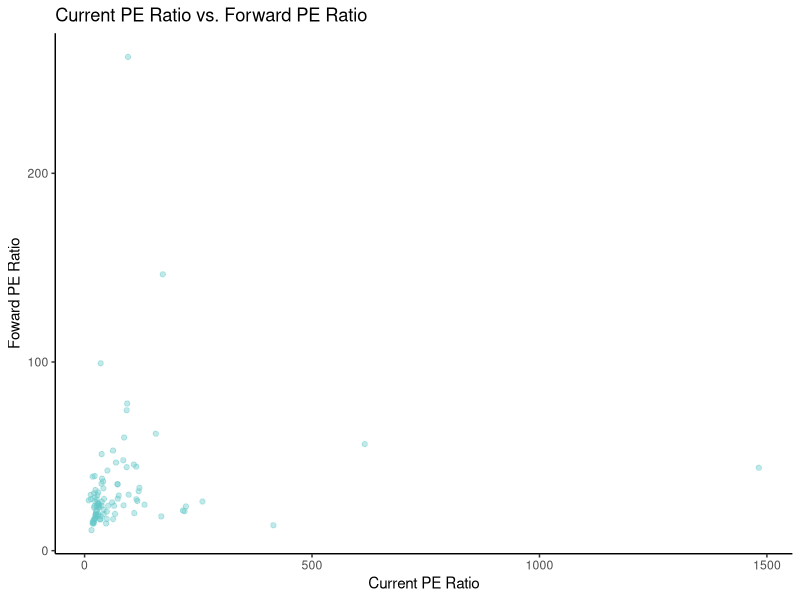
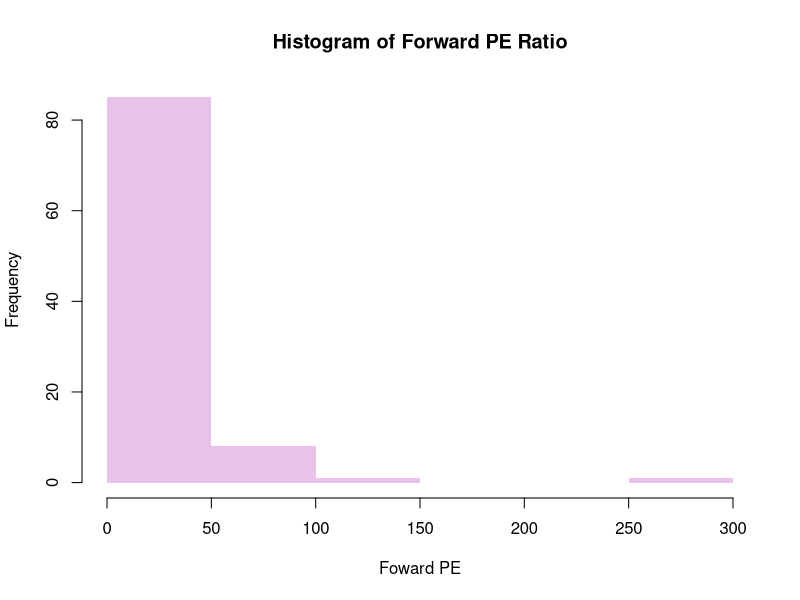
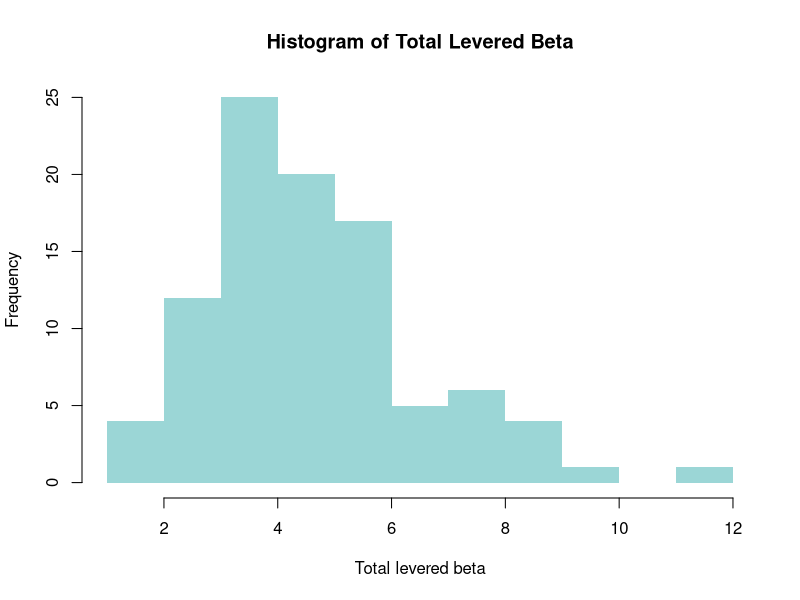
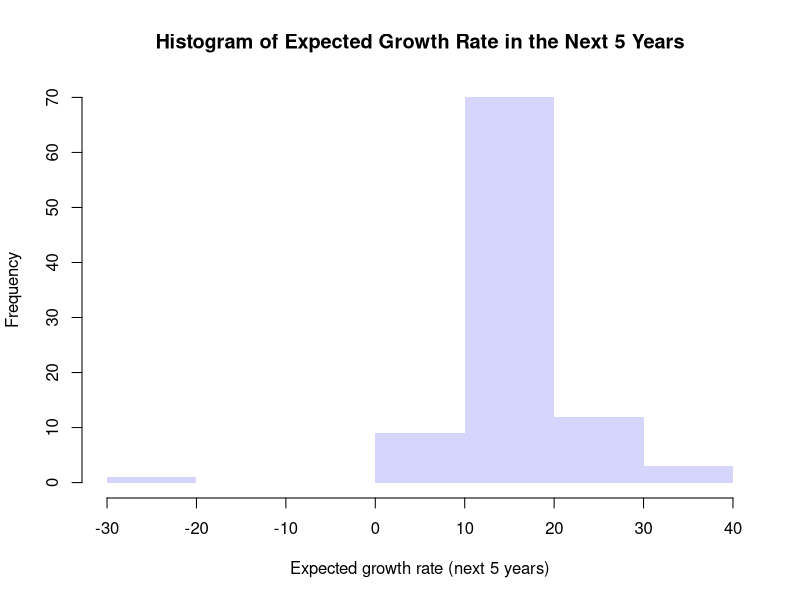
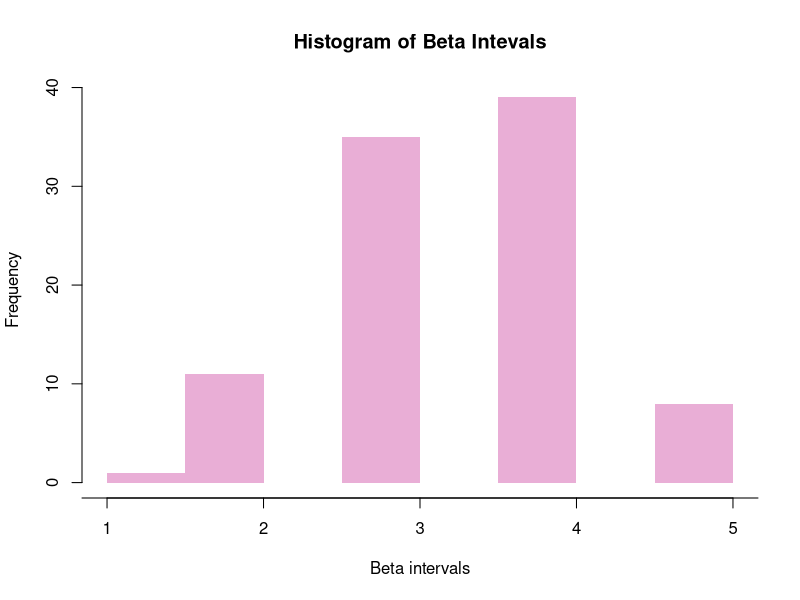
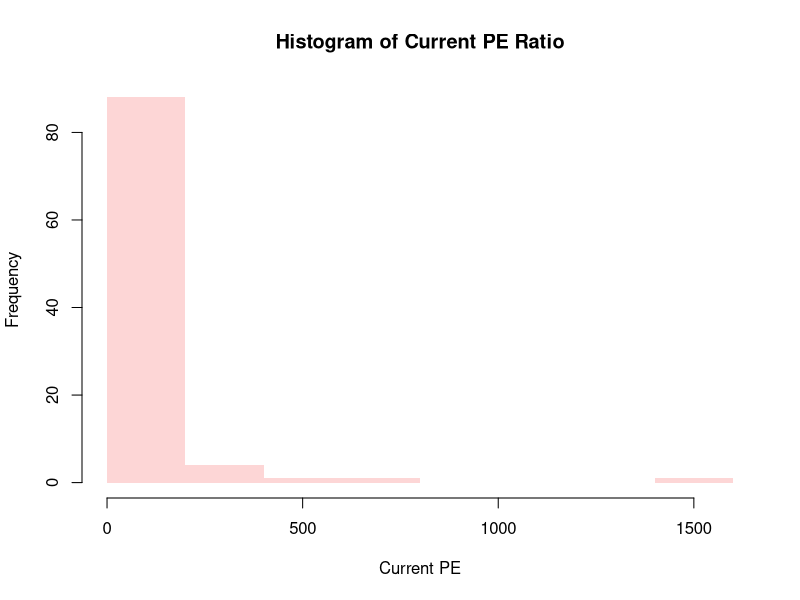
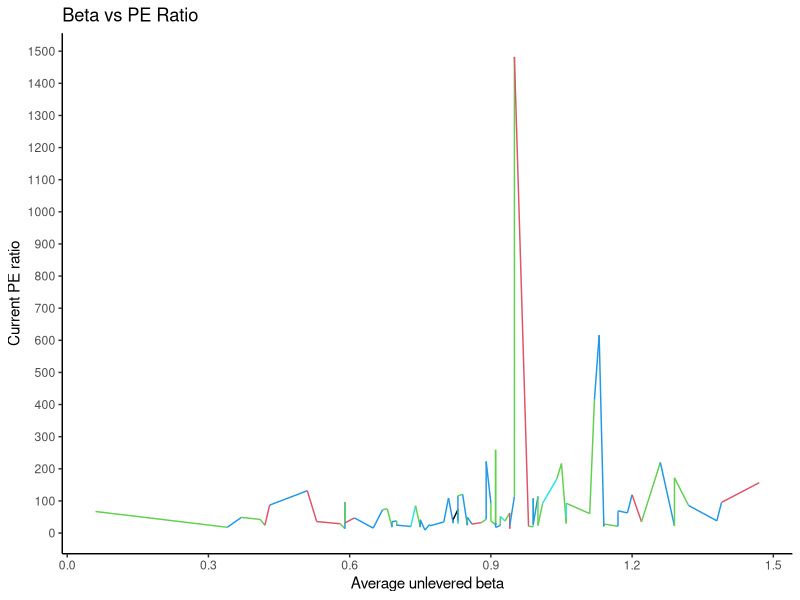
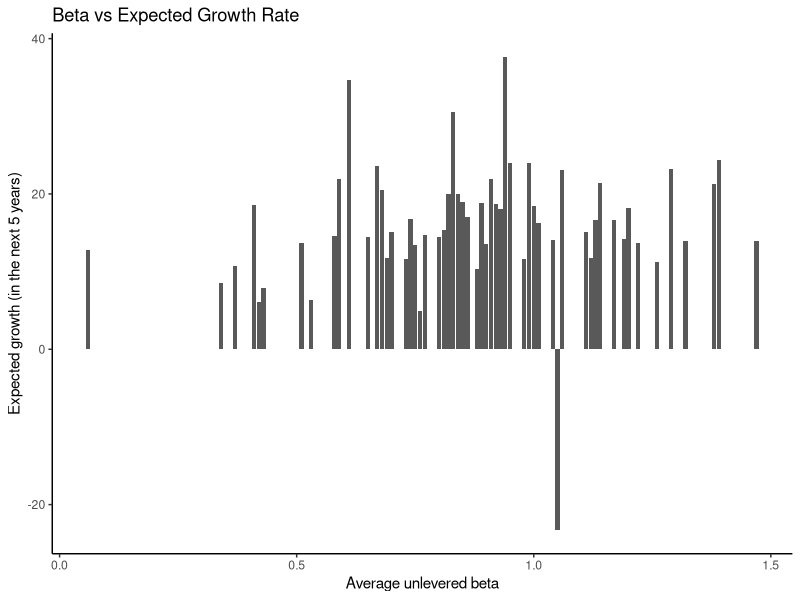

Source code (R) for these figures, in order:
# author: Christian Alarcio, Ellen Chan, Anais Sidhu, Ruomeng (Michelle) Yang
# title: Methods & Analysis of Data

# Set working directory
setwd("~/Documents/UC\ Berkeley\ 2015-2016/Statistics\ 133/projects/final/")

# Set up ggplot2
library(ggplot2)
dev.off()

# Set up readr
library(readr)

# Set up scatterplot3d
library(scatterplot3d)

# Set up stringr
library(stringr)

# Read data files
clean_data <- read.csv("clean_data/clean_data.csv", header = TRUE,
                       stringsAsFactors = FALSE)
industries_only <- read.csv("clean_data/industries_only.csv", header = TRUE,
                            stringsAsFactors = FALSE)

# Scatter plot of Current PE to Forward PE
ggplot(clean_data, aes(x = Current.PE, y = Forward.PE)) +
    geom_point(color = rgb(100, 200, 200, 100, maxColorValue = 255)) + 
    ggtitle("Current PE Ratio vs. Forward PE Ratio") +
    xlab("Current PE Ratio") + ylab("Foward PE Ratio") + theme_classic()

# Histogram of Forward PE, Total Levered Beta, and Expected Growth in the
# Next 5 Years
hist(clean_data$Forward.PE, border = NA,
     main = "Histogram of Forward PE Ratio", xlab = "Foward PE",
     ylab = "Frequency", col = rgb(200, 100, 200, 100, maxColorValue = 255))
hist(clean_data$Total.Levered.Beta, border = NA, xlab = "Total levered beta",
     ylab = "Frequency", col = rgb(0, 150, 150, 100, maxColorValue = 255),
     main = "Histogram of Total Levered Beta")
hist(clean_data$Expected.Growth.Next.5.Years, border = NA,
     xlab = "Expected growth rate (next 5 years)", ylab = "Frequency",
     col = rgb(150, 150, 250, 100, maxColorValue = 255),
     main = "Histogram of Expected Growth Rate in the Next 5 Years")

# Analyze which industries are in the highest and lowest beta interval
beta_intervals <- seq(from = 0, to = 1.5, by = 0.3)
interval_fun <- function(beta) {
    for (i in 1:5) {
        if (beta_intervals[i] < beta & beta < beta_intervals[i + 1]) {
            return (i)
        }
    }
}
beta_interval <- unlist(lapply(clean_data$Average.Unlevered.Beta,
                               FUN = interval_fun))
as.vector(clean_data$Industry[unlist(beta_interval) == 5])
as.vector(clean_data$Industry[unlist(beta_interval) == 1])

# Make a histogram of the beta intervals created above
dfbeta_interval <- data.frame(table(unlist(beta_interval)))
names(dfbeta_interval) <- c("Interval", "Frequency")
hist(beta_interval, border = NA, main = "Histogram of Beta Intevals",
     xlab = "Beta intervals", ylab = "Frequency",
     col = rgb(200, 50, 150, 100, maxColorValue = 255))

# Histogram of PE Ratio and bar plot of Beta versus PE Ratio by given beta
# intervals
axis(side = 1, at = seq(0,1500,by = 300))
hist(clean_data$Current.PE, border = NA,
     main = "Histogram of Current PE Ratio", xlab = "Current PE",
     ylab = "Frequency", col = rgb(250, 150, 150, 100, maxColorValue = 255))
dat1 <- data.frame(PE = industries_only$Current.PE,
                   beta = industries_only$Average.Unlevered.Beta)
ggplot(dat1, aes(x = beta, y = PE)) + xlab("Average unlevered beta") +
    geom_line(stat = "identity", color = beta_interval) + 
    ggtitle("Beta vs PE Ratio") + theme_classic() + 
    scale_x_continuous(breaks = beta_intervals) + ylab("Current PE ratio") +
    scale_y_continuous(breaks = seq(from = 0, to = 1500, by = 100)) 
summary(industries_only$Current.PE)

# Bar plot of Beta versus Expected Growth Rate in the Next 5 Years
dat2 <- data.frame(beta = clean_data$Average.Unlevered.Beta,
                   growth = clean_data$Expected.Growth.Next.5.Years)
ggplot(dat2, aes(x = beta, y = growth)) + xlab("Average unlevered beta") +
    geom_bar(position = "identity", stat = "identity") +
    ggtitle("Beta vs Expected Growth Rate") + theme_classic() +
    ylab("Expected growth (in the next 5 years)")

# Graph the scatterplot of unlevered beta's impact on expected growth
# when accounting for their regression
reg1 <- lm(Expected.Growth.Next.5.Years ~ Average.Unlevered.Beta,
           data = clean_data)
summary(reg1)
ggplot(clean_data, aes(x = Average.Unlevered.Beta,
                       y = Expected.Growth.Next.5.Years)) +
    geom_point() + xlab("Average Unlevered Beta") +
    ylab("Expected Growth (%)") + theme_classic() +
    geom_abline(aes(slope = unname(coef(reg1)["Average.Unlevered.Beta"]),
                    intercept = unname(coef(reg1)["(Intercept)"])),
                color = rgb(223, 84, 84, maxColorValue = 255)) +
    ggtitle("Average Unlevered Beta's Impact on Expected Growth")

# Make a scatter plot and regression of beta to growth accounting
# for outliers
sorted_beta <- sort(clean_data$Average.Unlevered.Beta,
                    index.return = TRUE)[[2]]
sort_beta <- sort(clean_data$Average.Unlevered.Beta)
sorted_growth1 <- clean_data$Expected.Growth.Next.5.Years[sorted_beta]
sorted_beta_growth <- data.frame(beta = sort_beta, growth = sorted_growth1)
dat3 <- subset(sorted_beta_growth, sorted_growth1 > 0)
plot(dat3$growth, dat3$beta,
     col = rgb(100, 100, 100, 150, maxColorValue = 255), pch = 16,
     bg = rgb(200, 200, 200, maxColorValue = 255), main = "Beta vs Growth",
     xlab = "Expected growth (%)", ylab = "Average unlevered beta")
fit_growth_beta <- lm(beta ~ growth, data = dat3)
abline(fit_growth_beta, col = rgb(100, 100, 100, maxColorValue = 255))
summary(fit_growth_beta)

# Density curve of Current PE and of Expected Growth in the Next 5 Years
plot(density(clean_data$Current.PE), main = "Density Plot of Current PE",
     xlab = "Current PE", ylab = "Density",
     col = rgb(50, 200, 200, maxColorValue = 255))
polygon(density(clean_data$Current.PE), border = NA,
        col = rgb(50, 200, 200, maxColorValue = 255))
plot(density(clean_data$Expected.Growth.Next.5.Years),
     main = "Density Plot of Expected Growth in the Next 5 Years",
     xlab = "Expected growth (%)", ylab = "Density", border = NA,
     col = rgb(200, 50, 50, maxColorValue = 255))
polygon(density(clean_data$Expected.Growth.Next.5.Years),
        border = NA, col = rgb(200, 50, 50, maxColorValue = 255))

# Scatter plot of Current PE to Expected Growth in the Next 5 Years
plot(clean_data$Current.PE, clean_data$Expected.Growth.Next.5.Years,
     col = rgb(50, 200, 200, 100, maxColorValue = 255), pch = 16,
     bg = rgb(200, 200, 200, maxColorValue = 255), xlab = "Current PE",
     ylab = "Expected growth (%)", main = "Current PE vs Expected Growth")

# Make a linear regression of Current PE to Expected Growth in the Next 5 Years
fit1 <- lm(Expected.Growth.Next.5.Years ~ Current.PE, data = clean_data)
abline(fit1, col = rgb(50, 200, 200, maxColorValue = 255))
summary(fit1)

# Remove outliers and find the linear regression of Current PE to Expected
# Growth in the Next 5 Years
sorted_pe <- sort(clean_data$Current.PE, decreasing = TRUE,
                  index.return = TRUE)[[2]]
sort_pe <- sort(clean_data$Current.PE, decreasing = TRUE)
sorted_growth2 <- clean_data$Expected.Growth.Next.5.Years[sorted_pe]
sorted_pe_growth <- data.frame(pe = sort_pe, growth = sorted_growth2)
dat4 <- subset(sorted_pe_growth, sort_pe < 300)
plot(dat4$pe, dat4$growth, main = "Current PE Ratio vs. Expected Growth",
     xlab = "Current PE ratio", ylab = "Expected growth (next 5 years)",
     col = rgb(200, 50, 200, 100, maxColorValue = 255), pch = 16)
fit2 <- lm(growth ~ pe, data = dat4)
abline(fit2, col = rgb(200, 50, 200, maxColorValue = 255))
summary(fit2)

# Account for beta when sorting PE ratios and growth by taking the PE ratios
# and growths of industries with lower beta
beta_pe <- clean_data$Current.PE[sorted_beta]
beta_growth <- clean_data$Expected.Growth.Next.5.Years[sorted_beta]
end <- length(beta_pe)
cutoff <- round(end/2)
beta1 <- data.frame(pe = beta_pe[1:cutoff], growth = beta_growth[1:cutoff])
plot(beta1$pe, beta1$growth,
     main = paste("Current PE Ratio vs. Expected Growth",
                  "For Industries with Lower Beta"),
     xlab = "Current PE ratio", ylab = "Expected growth (next 5 years)",
     col = rgb(50, 50, 200, 100, maxColorValue = 255), pch = 16)
fit3 <- lm(growth ~ pe, data = beta1)
abline(fit3, col = rgb(50, 50, 200, maxColorValue = 255))
summary(fit3)

# Industries with lower beta
print("Industries with lower beta:")
print(clean_data$Industry[sorted_beta][1:cutoff])

# Account for beta when sorting PE ratios and growth by taking the PE ratios
# and growths of industries with higher beta
beta2 <- data.frame(pe = beta_pe[(cutoff+1):end],
                    growth = beta_growth[(cutoff+1):end])
plot(beta2$pe, beta2$growth,
     main = paste("Current PE Ratio vs. Expected Growth",
                  "For Industries with Higher Beta"),
     xlab = "Current PE ratio", ylab = "Expected growth (next 5 years)",
     col = rgb(200, 50, 50, 100, maxColorValue = 255), pch = 16)
fit4 <- lm(growth ~ pe, data = beta2)
abline(fit4, col = rgb(200, 50, 50, maxColorValue = 255))
summary(fit4)

# Industries with higher beta
print("Industries with higher beta:")
print(clean_data$Industry[sorted_beta][(cutoff+1):end])

# Graph Current PE to Expected Growth in the Next 5 Years
ggplot(data = clean_data, aes(x = Current.PE,
                              y = Expected.Growth.Next.5.Years)) +
    geom_line(color = "#548edf") + xlab("Current PE") +
    ylab("Expected Growth in the Next 5 Years") +
    ggtitle("Plot of Current PE to Expected Growth") + theme_classic()

# Make a bar plot of Current PE to Expected Growth for industries with
# pe, p, fulfilling p < 300
ggplot(dat4, aes(x = pe, y = growth)) + geom_line(color = "#ebcefb") +
    geom_bar(position = "identity", stat = "identity", color = "#000000") +
    ggtitle("Beta vs Expected Growth Rate") + xlab("Current PE ratio") +
    ylab("Expected growth (%)") + theme_classic()

# Make a bar plot of Current PE to Expected Growth for industries with
# pe, p, fulfilling 100 <= p < 200
dat5 <- subset(sorted_pe_growth, pe >= 100 & pe < 300)
ggplot(dat5, aes(x = pe, y = growth)) + geom_line(color = "#ebcefb") +
    geom_bar(position = "identity", stat = "identity", color = "#000000") +
    ggtitle("Beta vs Expected Growth Rate") + xlab("Current PE ratio") +
    ylab("Expected growth (%)") + theme_classic()

# Make a bar plot of Current PE to Expected Growth for industries with
# pe, p, fulfilling p < 100
dat6 <- subset(sorted_pe_growth, pe < 100)
ggplot(dat6, aes(x = pe, y = growth)) + geom_line(color = "#ebcefb") +
    geom_bar(position = "identity", stat = "identity",
             color = "#000000") +
    ggtitle("Beta vs Expected Growth Rate") + xlab("Current PE ratio") +
    ylab("Expected growth (%)") + theme_classic()

# Make bubble plots of Current PE and Expected Growth in the
# Next 5 Years for different industries
symbols(industries_only$Current.PE,
        industries_only$Expected.Growth.Next.5.Years,
        circles = industries_only$Number.of.Firms,
        inches = 0.35, fg="white", bg="#facccc8d",
        xlab="Current PE", ylab="Expected Growth in 5 Years",
        main = "Current PE vs Expected Growth in the Next 5 Years")
text(industries_only$Current.PE, industries_only$Expected.Growth.Next.5.Years, 
     labels = industries_only$Number.of.Firms, cex = 0.2)

# Make bubble plots of Current PE and Expected Growth in the
# Next 5 Years for different industries accounting for outliers
industry_pe <- unlist(sort(industries_only$Current.PE, decreasing = TRUE))
industry_indices <- unlist(sort(industries_only$Current.PE, decreasing = TRUE,
                                index.return = TRUE)[[2]])
industry_growth <- industries_only$
    Expected.Growth.Next.5.Years[industry_indices]
industry_num_firms <- industries_only$Number.of.Firms[industry_indices]
industry_pe_growth <- data.frame(pe = industry_pe, growth = industry_growth,
                                 num_firms = industry_num_firms)
dat7 <- subset(industry_pe_growth, industry_pe < 150)
symbols(dat7$pe, dat7$growth, circles = dat7$num_firms,
        inches=0.35, fg="white", bg="#facccc8d",
        xlab="Current PE", ylab="Expected Growth in 5 Years",
        main = paste("Current PE Less Than 150 vs",
                     "Expected Growth in the Next 5 Years"))
text(dat7$pe, dat7$growth, labels = dat7$num_firms, cex = 0.3)

# Find the multivariate regression of expected growth to unlevered beta
# and current PE ratio
reg2 <- lm(Expected.Growth.Next.5.Years ~ Average.Unlevered.Beta +
               Current.PE, data = clean_data)
summary(reg2)

# Graph the scatterplot of current PE ratio versus expected growth
ggplot(clean_data, aes(x = Current.PE, y = Expected.Growth.Next.5.Years)) +
    geom_point() + xlab("Current PE Ratio") + ylab("Expected Growth (%)") +
    geom_abline(aes(slope = unname(coef(reg2)["Current.PE"]),
                    intercept = unname(coef(reg2)["(Intercept)"])),
                color = rgb(223, 84, 84, maxColorValue = 255)) +
    ggtitle("Current PE Ratio vs Expected Growth") + theme_classic()

# Graph the scatterplot of the log of the current PE ratio to the growth rate
# with the corresponding multivariate regression
log_reg2 <- lm(Expected.Growth.Next.5.Years ~ log(Current.PE) +
                   Average.Unlevered.Beta, data = clean_data)
summary(log_reg2)
ggplot(clean_data, aes(x = log(Current.PE),
                       y = Expected.Growth.Next.5.Years)) +
    geom_point() + ggtitle("Scatterplot of PE Ratio vs Expected Growth") +
    xlab("Current PE Ratio (log)") + ylab("Expected Growth (%)") +
    geom_abline(aes(slope = unname(coef(log_reg2)["log(Current.PE)"]),
                    intercept = unname(coef(log_reg2)["(Intercept)"])),
                color = rgb(223, 84, 84, maxColorValue = 255)) +
    theme_classic()

# Remove the outliers of expected growth and current PE from the graph
indices_no_outliers <- sort(clean_data$Expected.Growth.Next.5.Years,
                            index.return = TRUE)[[2]]
growth_no_outliers <- unlist(sort(clean_data$Expected.Growth.Next.5.Years))
pe_no_outliers <- clean_data$Current.PE[indices_no_outliers]
dat8 <- data.frame(growth = growth_no_outliers, pe = pe_no_outliers)
dat8 <- subset(dat8, growth_no_outliers > 6.32 & pe_no_outliers < 300)

# Make a multivariate regression of growth to PE when there are no outliers
reg2_no_outliers <- lm(growth ~ pe , data = dat8)
summary(reg2_no_outliers)

# Plot the scatterplot and regression of current PE to expected growth
ggplot(dat8, aes(x = pe, y = growth)) + theme_classic() +
    geom_point() + xlab("Current PE Ratio") + ylab("Expected Growth (%)") +
    geom_abline(aes(slope = unname(coef(reg2_no_outliers)["pe"]),
                    intercept = unname(coef(reg2_no_outliers)["(Intercept)"])),
                color = rgb(223, 84, 84, maxColorValue = 255)) +
    ggtitle("Current PE Ratio's Impact on Expected Growth")

# Graph the scatterplot of PEG ratio's impact on expected growth and the
# regression line of expected growth to PEG ratio and the regression line
# of the multivariate regression of expected growth in the next 5
# years to average unlevered beta, the current PE ratio, and the PEG Ratio.
reg3 <- lm(Expected.Growth.Next.5.Years ~ Average.Unlevered.Beta +
               Current.PE + PEG.Ratio, data = clean_data)
summary(reg3)
reg4 <- lm(Expected.Growth.Next.5.Years ~ PEG.Ratio, data = clean_data)
summary(reg4)
ggplot(clean_data, aes(x = PEG.Ratio, y = Expected.Growth.Next.5.Years)) +
    geom_point(color = rgb(223, 84, 84, 100, maxColorValue = 255)) +
    xlab("PEG Ratio") + ylab("Expected Growth (%)") +
    geom_abline(aes(slope = unname(coef(reg3)["PEG.Ratio"]),
                    intercept = unname(coef(reg3)["(Intercept)"])),
                color = rgb(84, 233, 233, maxColorValue = 255)) +
    geom_abline(aes(slope = unname(coef(reg4)["PEG.Ratio"]),
                    intercept = unname(coef(reg4)["(Intercept)"])),
                color = rgb(223, 84, 84, maxColorValue = 255)) +
    ggtitle("PEG Ratio's Impact on Expected Growth") +
    coord_cartesian(ylim=c(0,40)) + theme_classic()

# Graph the scatterplot and regression of PEG ratio and expected growth
# accounting for outliers
peg_no_outliers <- clean_data$PEG.Ratio[indices_no_outliers]
dat9 <- data.frame(growth = growth_no_outliers, peg = peg_no_outliers)
dat9 <- subset(dat9, growth > 6.32 & peg < 2.5 & !is.na(peg))
reg4_no_outliers <- lm(growth ~ peg, data = dat9)
summary(reg4_no_outliers)
ggplot(dat9, aes(x = peg, y = growth)) + xlab("PEG Ratio") +
    ylab("Expected Growth (%)") + coord_cartesian(ylim=c(0,40)) +
    geom_point(color = rgb(223, 84, 84, 100, maxColorValue = 255)) +
    geom_abline(aes(slope = unname(coef(reg4_no_outliers)["peg"]),
                    intercept = unname(coef(reg4_no_outliers)["(Intercept)"])),
                color = rgb(223, 84, 84, maxColorValue = 255)) +
    ggtitle("PEG Ratio's Impact on Expected Growth") + theme_classic()

# Make 3D scatterplot of Expected Growth in the Next 5 Years, PEG Ratio,
# and Average Unlevered Beta, then examine the graph from multiple angles
scatterplot3d(x = clean_data$Expected.Growth.Next.5.Years,
              y = clean_data$PEG.Ratio,
              z = clean_data$Average.Unlevered.Beta,
              angle = 30, scale.y = .3, pch = 16,
              xlab = "Expected Growth in Next 5 Years",
              ylab = "PEG Ratio", zlab = "Beta",
              color = rgb(83, 223, 223, 100, maxColorValue = 255),
              main = "3D Scatterplot of Expected Growth, PEG Ratio, and Beta")

scatterplot3d(x = clean_data$Expected.Growth.Next.5.Years,
              y = clean_data$PEG.Ratio,
              z = clean_data$Average.Unlevered.Beta,
              angle = 100, scale.y = .3, pch = 16,
              xlab = "Expected Growth in Next 5 Years",
              ylab = "PEG Ratio", zlab = "Beta",
              color = rgb(83, 223, 223, 100, maxColorValue = 255),
              main = "3D Scatterplot of Expected Growth, PEG Ratio, and Beta")

scatterplot3d(x = clean_data$Expected.Growth.Next.5.Years,
              y = clean_data$PEG.Ratio,
              z = clean_data$Average.Unlevered.Beta,
              angle = 300, scale.y = .3, pch = 16,
              xlab = "Expected Growth in Next 5 Years",
              ylab = "PEG Ratio", zlab = "Beta",
              color = rgb(83, 223, 223, 100, maxColorValue = 255),
              main = "3D Scatterplot of Expected Growth, PEG Ratio, and Beta")

# Make 3D scatterplot of Expected Growth in the Next 5 Years, Current PE,
# and Average Unlevered Beta, then examine the graph from multiple angles
# Make 3D scatterplot of Expected Growth in the Next 5 Years, Current PE,
# and Average Unlevered Beta, then examine the graph from multiple angles
scatterplot3d(x = clean_data$Expected.Growth.Next.5.Years,
              y = clean_data$Current.PE, z = clean_data$Average.Unlevered.Beta,
              angle = 30, scale.y = .3, pch = 16,
              xlab = "Expected Growth in Next 5 Years",
              ylab = "Current PE Ratio", zlab = "Beta",
              color = rgb(83, 223, 223, 100, maxColorValue = 255),
              main = "3D Scatterplot of Expected Growth, PE Ratio, and Beta")

scatterplot3d(x = clean_data$Expected.Growth.Next.5.Years,
              y = clean_data$Current.PE, z = clean_data$Average.Unlevered.Beta,
              angle = 100, scale.y = .3, pch = 16,
              xlab = "Expected Growth in Next 5 Years",
              ylab = "Current PE Ratio", zlab = "Beta",
              color = rgb(83, 223, 223, 100, maxColorValue = 255),
              main = "3D Scatterplot of Expected Growth, PE Ratio, and Beta")

scatterplot3d(x = clean_data$Expected.Growth.Next.5.Years,
              y = clean_data$Current.PE, z = clean_data$Average.Unlevered.Beta,
              angle = 300, scale.y = .3, pch = 16,
              xlab = "Expected Growth in Next 5 Years",
              ylab = "Current PE Ratio", zlab = "Beta",
              color = rgb(83, 223, 223, 100, maxColorValue = 255),
              main = "3D Scatterplot of Expected Growth, PE Ratio, and Beta")
